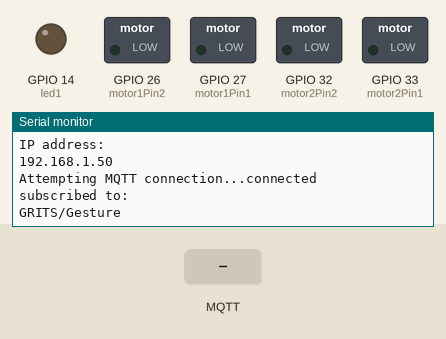
The sketch below on a simulated ESP32. On the bench: switched loads named in the sketch (green lamp = pin HIGH), output pins drawn as LEDs (lit = HIGH), the last lines printed to the serial monitor. The inputs (shaded band) are chosen by the test bench. WiFi joins after 1.5 s; servers stay silent unless stated; random numbers use the default seed unless the sketch sets one; no MQTT or app messages arrive unless stated.

Above: at 2.7 s.
2.8 s: MQTT message "on" arrives on the first subscribed topic
At 4.0 s:
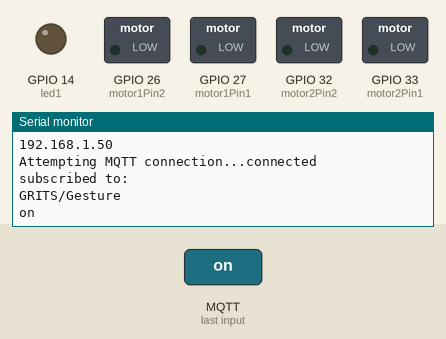
4.3 s: MQTT message "off" arrives on the first subscribed topic
At 5.4 s:
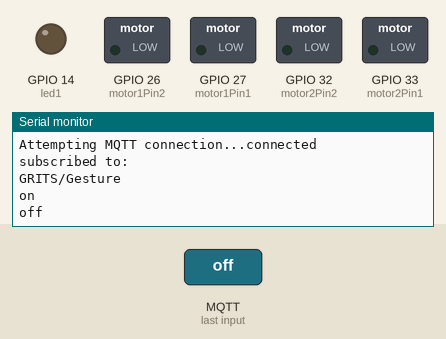

Measured:
- after the input at 2.8 s, the serial monitor: prints a new line at once (image 1)
- after the input at 4.3 s, the serial monitor: prints a new line at once (image 2)

The sketch:

esp32_mqtt_aws_direct.ino
```cpp
#include <WiFi.h>
#include <PubSubClient.h>
#include <ArduinoJson.h>


// Update these with values suitable for your network.
const char* ssid = "Joust";
const char* password = "jljttm89";
const char* mqtt_server = "54.255.221.131";
//String
#define mqtt_port 1883
#define MQTT_USER "Daryl"
#define MQTT_PASSWORD "wmk9199"
//#define MQTT_SERIAL_PUBLISH_CH "/icircuit/ESP32/serialdata/tx"
#define MQTT_SERIAL_RECEIVER_CH "GRITS/Gesture"

WiFiClient wifiClient;

PubSubClient client(wifiClient);

//Pin setup
int motor1Pin1 = 27;
int motor1Pin2 = 26;
int motor2Pin1 = 33;
int motor2Pin2 = 32;
int led1 = 14;

//int enable1Pin = 15;
int mtr_ctrl_stat = 0;
int led_ctrl_stat = 0;
int led_prev_stat = 0;

void setup_wifi() {
  delay(10);
  // We start by connecting to a WiFi network
  Serial.println();
  Serial.print("Connecting to ");
  Serial.println(ssid);
  WiFi.begin(ssid, password);
  while (WiFi.status() != WL_CONNECTED) {
    delay(500);
    Serial.print(".");
  }
  randomSeed(micros());
  Serial.println("");
  Serial.println("WiFi connected");
  Serial.println("IP address: ");
  Serial.println(WiFi.localIP());
}

void reconnect() {
  // Loop until we're reconnected
  while (!client.connected()) {
    Serial.print("Attempting MQTT connection...");
    // Create a random client ID
    String clientId = "ESP32Client-";
    clientId += String(random(0xffff), HEX);
    // Attempt to connect
    if (client.connect(clientId.c_str(), MQTT_USER, MQTT_PASSWORD)) {
      Serial.println("connected");
      //Once connected, publish an announcement...
      //      client.publish("/icircuit/presence/ESP32/", "hello world");
      // ... and resubscribe
      client.subscribe(MQTT_SERIAL_RECEIVER_CH);
      Serial.println("subscribed to: ");
      Serial.println(MQTT_SERIAL_RECEIVER_CH);
    } else {
      Serial.print("failed, rc=");
      Serial.print(client.state());
      Serial.println(" try again in 5 seconds");
      // Wait 5 seconds before retrying
      delay(5000);
    }
  }
}

void callback(char* topic, byte *payload, unsigned int length) {
  payload[length] = '\0';
  String s = (char*)payload;
  Serial.println(s);
  if (s == "\"Pushback\"") {
    mtr_ctrl_stat = 1;
  }
  if (s == "\"Buddha clap\""){
    Serial.println("Buddha clap detected!");
    led_ctrl_stat = !led_ctrl_stat;
  }
}

void motor_ctrl() {
  Serial.println("moving motor");
  digitalWrite(motor1Pin2, HIGH);
  digitalWrite(motor2Pin2, HIGH);
  digitalWrite(motor1Pin1, LOW);
  digitalWrite(motor2Pin1, LOW);
  delay(1000);
  digitalWrite(motor1Pin2, LOW);
  digitalWrite(motor2Pin2, LOW);
  delay(1000);
  Serial.println("motor stopped");
}

void led_ctrl() {
  Serial.println("toggle led");
  led_prev_stat = led_ctrl_stat;
  if (led_ctrl_stat == 1){
    digitalWrite(led1, HIGH);
  }
  else{
    digitalWrite(led1, LOW);
  }
}

void setup() {
  //motor pin setup
  pinMode(motor1Pin1, OUTPUT);
  pinMode(motor1Pin2, OUTPUT);
  pinMode(motor2Pin1, OUTPUT);
  pinMode(motor2Pin2, OUTPUT);

  pinMode(led1, OUTPUT);

  Serial.begin(115200);
  Serial.setTimeout(500);// Set time out for
  setup_wifi();
  client.setServer(mqtt_server, mqtt_port);
  client.setCallback(callback);
  reconnect();
}

void loop() {
  client.loop();
//  mtr_ctrl_stat = 1;
  if (mtr_ctrl_stat == 1) {
    mtr_ctrl_stat = 0;
    motor_ctrl();
  }
  while (led_ctrl_stat != led_prev_stat){
    led_ctrl();
  }
}
```
